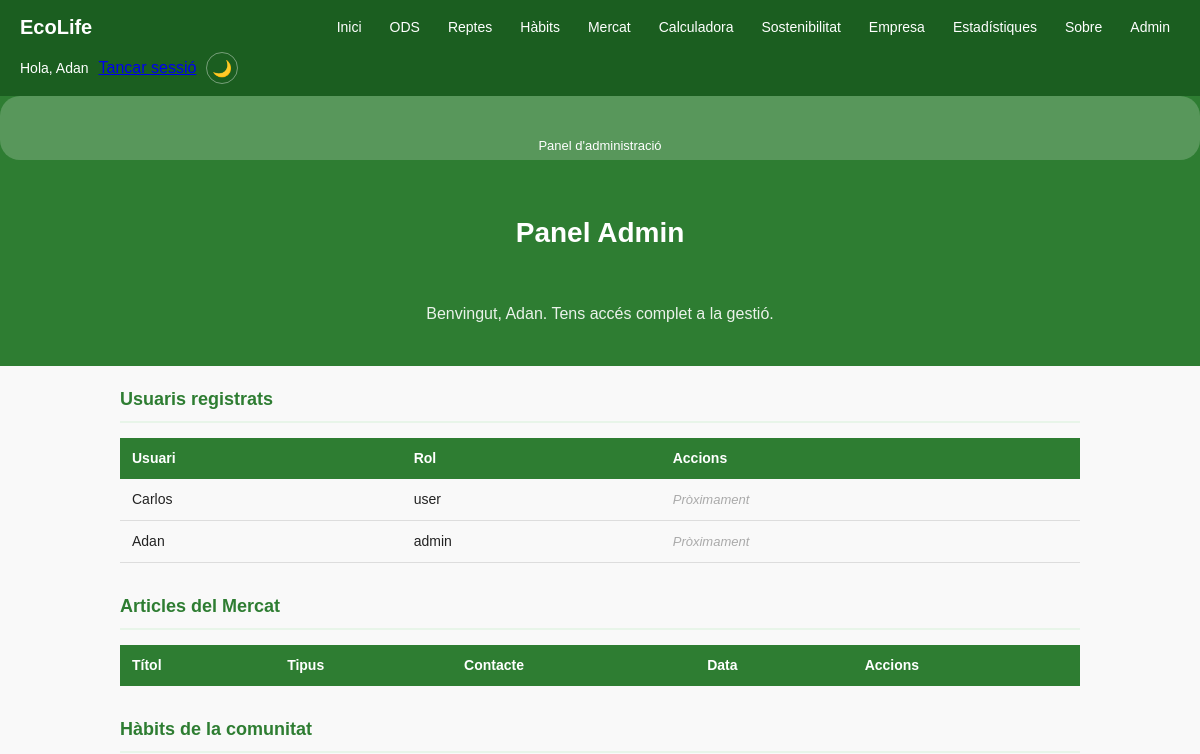
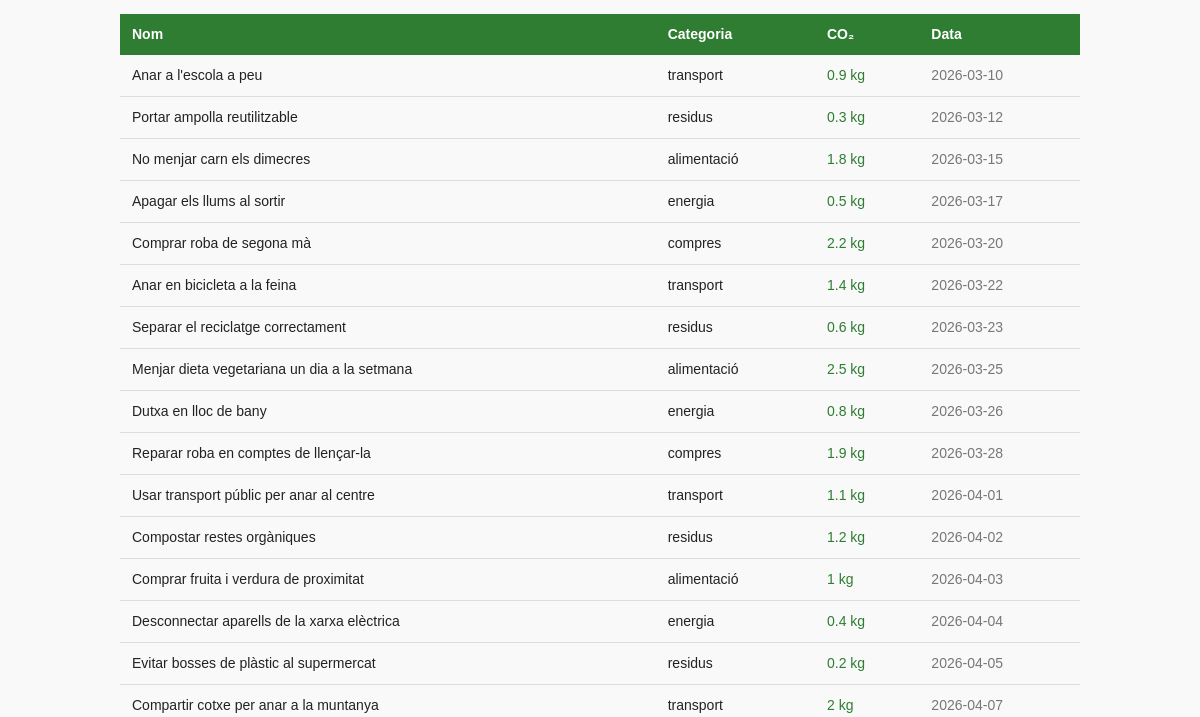
Before: /view/admin.php (signed in, upper part) with the older database file (2 pictures, top to bottom).
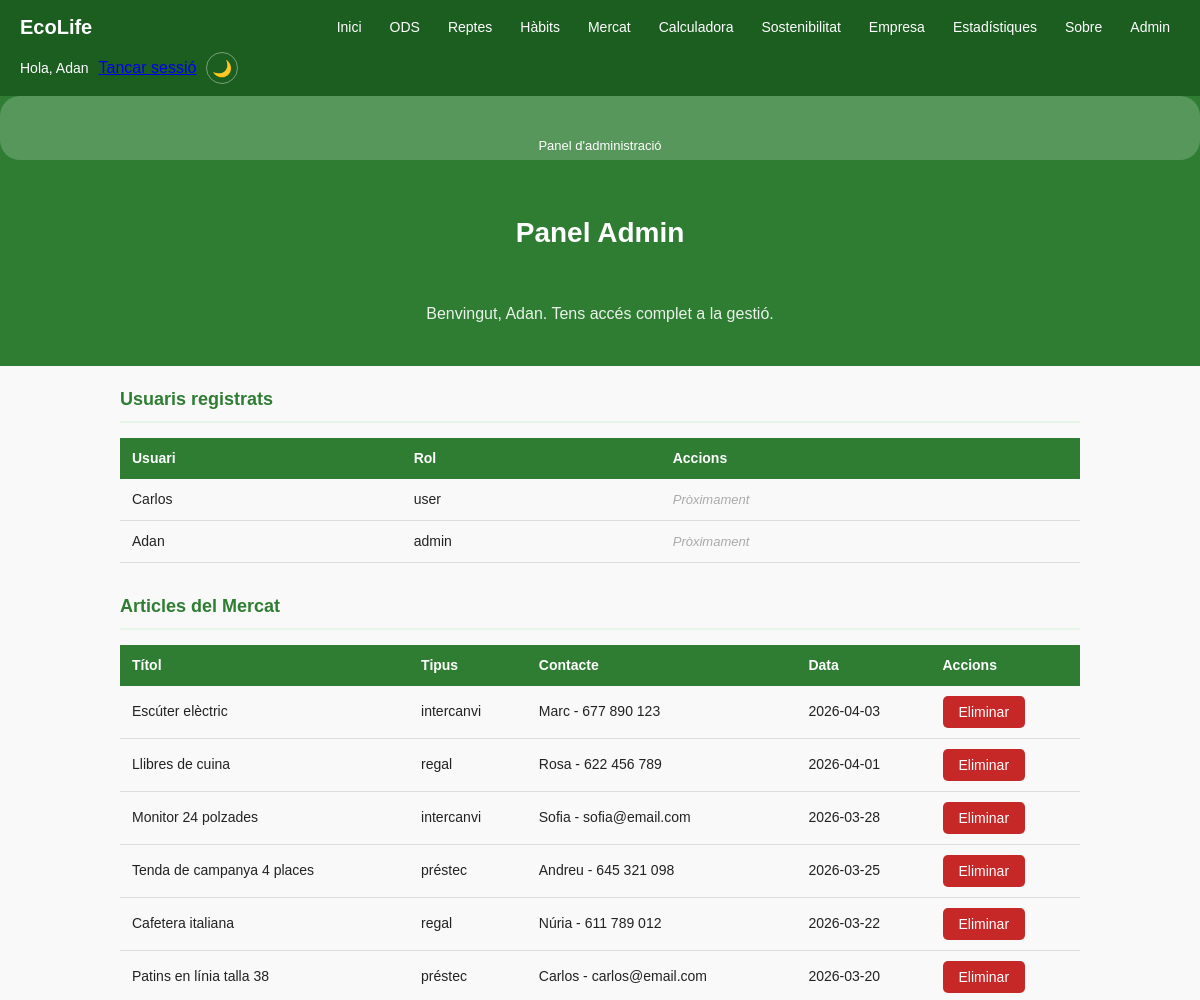
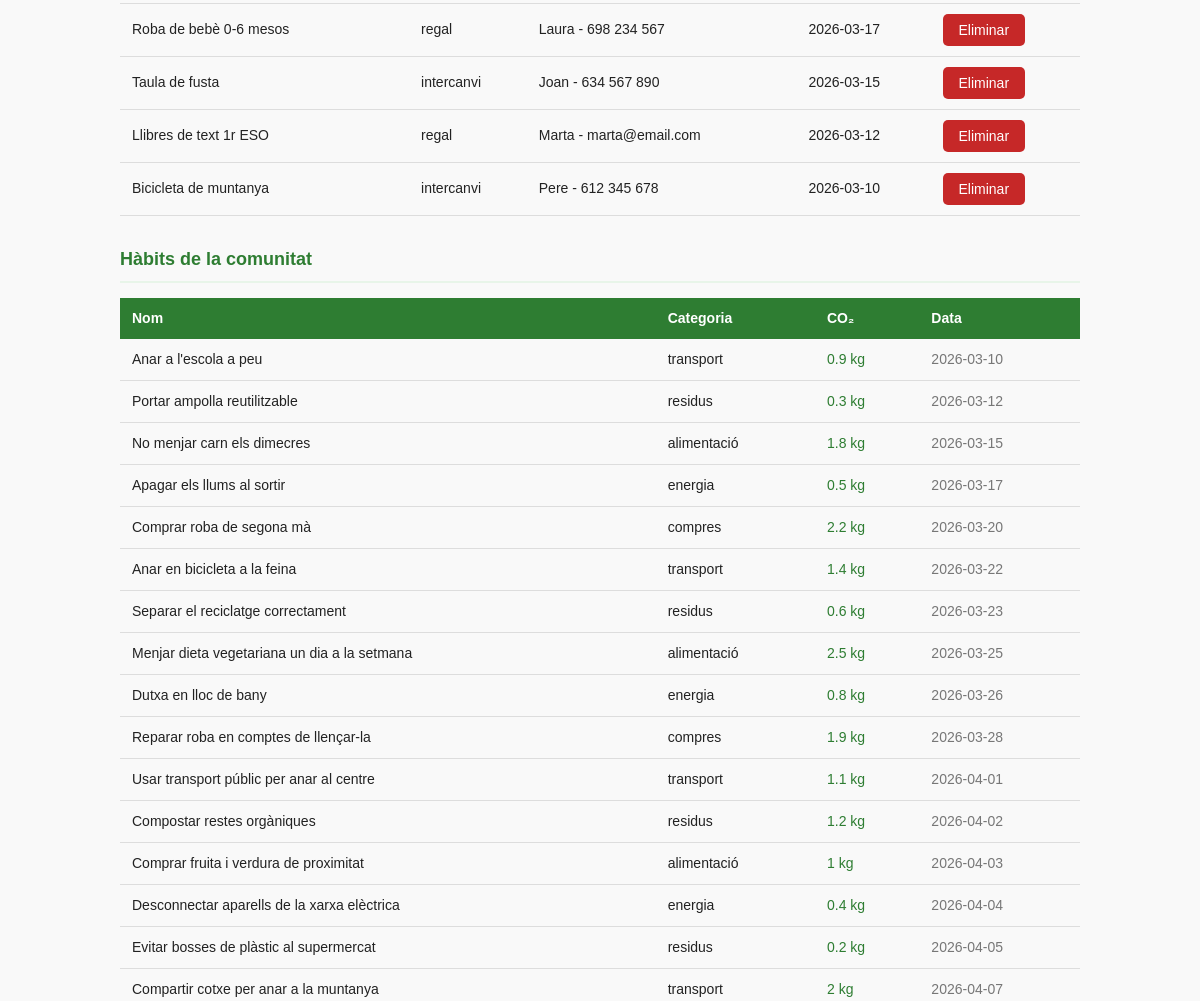
After: the same page with the newer database file (2 pictures, top to bottom).
### tables this page shows
CREATE TABLE usuaris (
    usu_nom TEXT PRIMARY KEY,
    usu_pass TEXT NOT NULL,
    rol TEXT NOT NULL DEFAULT 'usuari'
);

CREATE TABLE habits (
    id INTEGER PRIMARY KEY,
    nom TEXT NOT NULL,
    categoria TEXT NOT NULL,
    co2 REAL NOT NULL,
    data DATE NOT NULL
);

CREATE TABLE articles (
            id         INTEGER PRIMARY KEY AUTOINCREMENT,
            titol      TEXT NOT NULL,
            tipus      TEXT NOT NULL,
            descripcio TEXT NOT NULL,
            contacte   TEXT NOT NULL,
            data       TEXT NOT NULL
        );

### public/includes/auth.php (called while the page is built, shortened)
<?php
function validarToken() {
    $token = $_COOKIE['token'];
    $parts = explode('.', $token);
    list($header64, $payload64, $signature64) = $parts;
    $secret = "clauSuperSecreta123";
    $expectedSignature = base64_encode(hash_hmac("sha256", "$header64.$payload64", $secret, true));
    $payload = json_decode(base64_decode($payload64), true);
    return $payload;
}
?>

### public/view/admin.php (the view, shortened to what this page needs)
<?php
include_once __DIR__ . '/../includes/auth.php';
?>
<!DOCTYPE html>
<html lang="ca">
<head>
    <link rel="stylesheet" href="../css/styles.css">
</head>
<body>
    <main>
        <header class="header">
            <?php include_once __DIR__ . '/../includes/nav.php' ?>
            <span class="etiqueta-ra">Panel d'administració</span>
            <h1>Panel Admin</h1>
            <p>Benvingut, <?= htmlspecialchars($usuari['nom']) ?>. Tens accés complet a la gestió.</p>
        </header>
        <div class="contingut-principal">
            <section class="seccio">
                <h2>Usuaris registrats</h2>
                <div id="llista-usuaris">
                    <?php
                    include_once __DIR__ . '/../includes/db_connect.php';
                    $result = $db->query("SELECT usu_nom, rol FROM usuaris ORDER BY rol DESC, usu_nom ASC");
                    echo '<table>';
                    echo '<thead><tr><th>Usuari</th><th>Rol</th><th>Accions</th></tr></thead>';
                    echo '<tbody>';
                    while($fila = $result->fetchArray(SQLITE3_ASSOC)) {
                        echo '<tr>';
                        echo '<td>' . htmlspecialchars($fila['usu_nom']) . '</td>';
                        echo '<td>' . htmlspecialchars($fila['rol']) . '</td>';
                        echo '<td><em style="color:#aaa; font-size:13px;">Pròximament</em></td>';
                        echo '</tr>';
                    }
                    echo '</tbody></table>';
                    ?>
                </div>
            </section>
            <section class="seccio">
                <h2>Articles del Mercat</h2>
                <div id="llista-articles-admin">
                    <?php
                    $result2 = $db->query("SELECT * FROM articles ORDER BY id DESC");
                    echo '<table>';
                    echo '<thead><tr><th>Títol</th><th>Tipus</th><th>Contacte</th><th>Data</th><th>Accions</th></tr></thead>';
                    echo '<tbody>';
                    while($fila = $result2->fetchArray(SQLITE3_ASSOC)) {
                        echo '<tr>';
                        echo '<td>' . htmlspecialchars($fila['titol']) . '</td>';
                        echo '<td>' . htmlspecialchars($fila['tipus']) . '</td>';
                        echo '<td>' . htmlspecialchars($fila['contacte']) . '</td>';
                        echo '<td>' . $fila['data'] . '</td>';
                        echo '<td>';
                        echo '<button class="boto boto-perill" onclick="eliminarArticleAdmin(' . $fila['id'] . ')">Eliminar</button>';
                        echo '</td>';
                        echo '</tr>';
                    }
                    echo '</tbody></table>';
                    ?>
                </div>
            </section>
            <section class="seccio">
                <h2>Hàbits de la comunitat</h2>
                <div id="llista-habits-admin">
                    <?php
                    $result3 = $db->query("SELECT * FROM habits ORDER BY id ASC");
                    echo '<table>';
                    echo '<thead><tr><th>Nom</th><th>Categoria</th><th>CO₂</th><th>Data</th></tr></thead>';
                    echo '<tbody>';
                    while($fila = $result3->fetchArray(SQLITE3_ASSOC)) {
                        echo '<tr>';
                        echo '<td>' . htmlspecialchars($fila['nom']) . '</td>';
                        echo '<td>' . htmlspecialchars($fila['categoria']) . '</td>';
                        echo '<td style="color:#2e7d32;">' . $fila['co2'] . ' kg</td>';
                        echo '<td style="color:#777;">' . $fila['data'] . '</td>';
                        echo '</tr>';
                    }
                    echo '</tbody></table>';
                    ?>
                </div>
            </section>
        </div>
    </main>
</body>
</html>

### public/includes/nav.php
<?php
include_once __DIR__ . '/auth.php';
$usuari = validarToken();
?>
<nav>
    <a href="../index.php" class="logo">EcoLife</a>
    <ul>
        <li><a href="../index.php">Inici</a></li>
        <li><a href="../view/ods.php">ODS</a></li>
        <li><a href="../view/reptes.php">Reptes</a></li>
        <li><a href="../view/habits.php">Hàbits</a></li>
        <li><a href="../view/mercat.php">Mercat</a></li>
        <li><a href="../view/calculadora.php">Calculadora</a></li>
        <li><a href="../view/sostenibilitat.php">Sostenibilitat</a></li>
        <li><a href="../view/empresa.php">Empresa</a></li>
        <li><a href="../view/estadistiques.php">Estadístiques</a></li>
        <li><a href="../view/sobre.php">Sobre</a></li>
        <?php if($usuari && $usuari['rol'] === 'admin'): ?>
            <li><a href="../view/admin.php">Admin</a></li>
        <?php endif; ?>
    </ul>
    <div style="display:flex; align-items:center; gap:10px;">
        <?php if($usuari): ?>
            <span style="color:white; font-size:14px;">Hola, <?= htmlspecialchars($usuari['nom']) ?></span>
            <a href="../controller/logout.proc.php" class="boto-nav">Tancar sessió</a>
        <?php else: ?>
            <a href="../view/login.php" class="boto-nav">Iniciar sessió</a>
        <?php endif; ?>
        <button id="btn-dark" class="boto-dark" title="Canviar mode">🌙</button>
    </div>
</nav>

### public/css/styles.css (style rules this page uses)
:root { --color-verd: #2e7d32; --color-verd-clar: #e8f5e9; --color-fons: #f9f9f9; --color-text: #222; --color-text-suau: #555; --color-vora: #ddd; --color-navbar: #1b5e20; --color-error: #c62828; --color-ok: #2e7d32; }
* { margin: 0; padding: 0; box-sizing: border-box; }
body { font-family: Arial, sans-serif; background-color: var(--color-fons); color: var(--color-text); font-size: 16px; line-height: 1.5; }
nav { background-color: var(--color-navbar); padding: 12px 20px; display: flex; align-items: center; justify-content: space-between; flex-wrap: wrap; gap: 10px; }
nav a.logo { color: white; font-size: 20px; font-weight: bold; text-decoration: none; }
nav ul { list-style: none; display: flex; flex-wrap: wrap; gap: 8px; }
nav ul li a { color: white; text-decoration: none; padding: 6px 10px; border-radius: 4px; font-size: 14px; }
.header { background-color: var(--color-verd); color: white; text-align: center; padding: 0; }
.header> :not(nav) { display: block; padding-left: 20px; padding-right: 20px; }
.header> :not(nav):first-of-type { padding-top: 40px; }
.header> :not(nav):last-child { padding-bottom: 40px; }
.header h1 { font-size: 28px; margin-bottom: 8px; }
.header p { font-size: 16px; opacity: 0.9; }
.etiqueta-ra { display: inline-block; background-color: rgba(255, 255, 255, 0.2); padding: 4px 12px; border-radius: 20px; font-size: 13px; margin-bottom: 12px; }
main { max-width: 1000px; margin: 0 auto; padding: 20px; }
.seccio { margin-bottom: 30px; }
.seccio h2 { color: var(--color-verd); font-size: 18px; border-bottom: 2px solid var(--color-verd-clar); padding-bottom: 8px; margin-bottom: 15px; }
.boto { padding: 8px 16px; border: none; border-radius: 5px; cursor: pointer; font-size: 14px; font-family: Arial, sans-serif; }
.boto-perill { background-color: #c62828; color: white; }
table { width: 100%; border-collapse: collapse; font-size: 14px; }
table th { background-color: var(--color-verd); color: white; padding: 10px 12px; text-align: left; }
table td { padding: 10px 12px; border-bottom: 1px solid var(--color-vora); }
main { max-width: 100%; margin: 0; padding: 0; }
.contingut-principal { max-width: 1000px; margin: 0 auto; padding: 20px; }
.boto-dark { background: transparent; border: 1px solid rgba(255, 255, 255, 0.4); border-radius: 50%; width: 32px; height: 32px; font-size: 16px; cursor: pointer; flex-shrink: 0; }

Changed rows visible on the page:
added articles: titol "Escúter elèctric", tipus "intercanvi", contacte "Marc - 677 890 123", data "2026-04-03"
added articles: titol "Llibres de cuina", tipus "regal", contacte "Rosa - 622 456 789", data "2026-04-01"
added articles: titol "Monitor 24 polzades", tipus "intercanvi", contacte "Sofia - sofia@email.com", data "2026-03-28"
added articles: titol "Tenda de campanya 4 places", tipus "préstec", contacte "Andreu - 645 321 098", data "2026-03-25"
added articles: titol "Cafetera italiana", tipus "regal", contacte "Núria - 611 789 012", data "2026-03-22"
added articles: titol "Patins en línia talla 38", tipus "préstec", contacte "Carlos - carlos@email.com", data "2026-03-20"
added articles: titol "Roba de bebè 0-6 mesos", tipus "regal", contacte "Laura - 698 234 567", data "2026-03-17"
added articles: titol "Taula de fusta", tipus "intercanvi", contacte "Joan - 634 567 890", data "2026-03-15"
added articles: titol "Llibres de text 1r ESO", tipus "regal", contacte "Marta - marta@email.com", data "2026-03-12"
added articles: titol "Bicicleta de muntanya", tipus "intercanvi", contacte "Pere - 612 345 678", data "2026-03-10"
